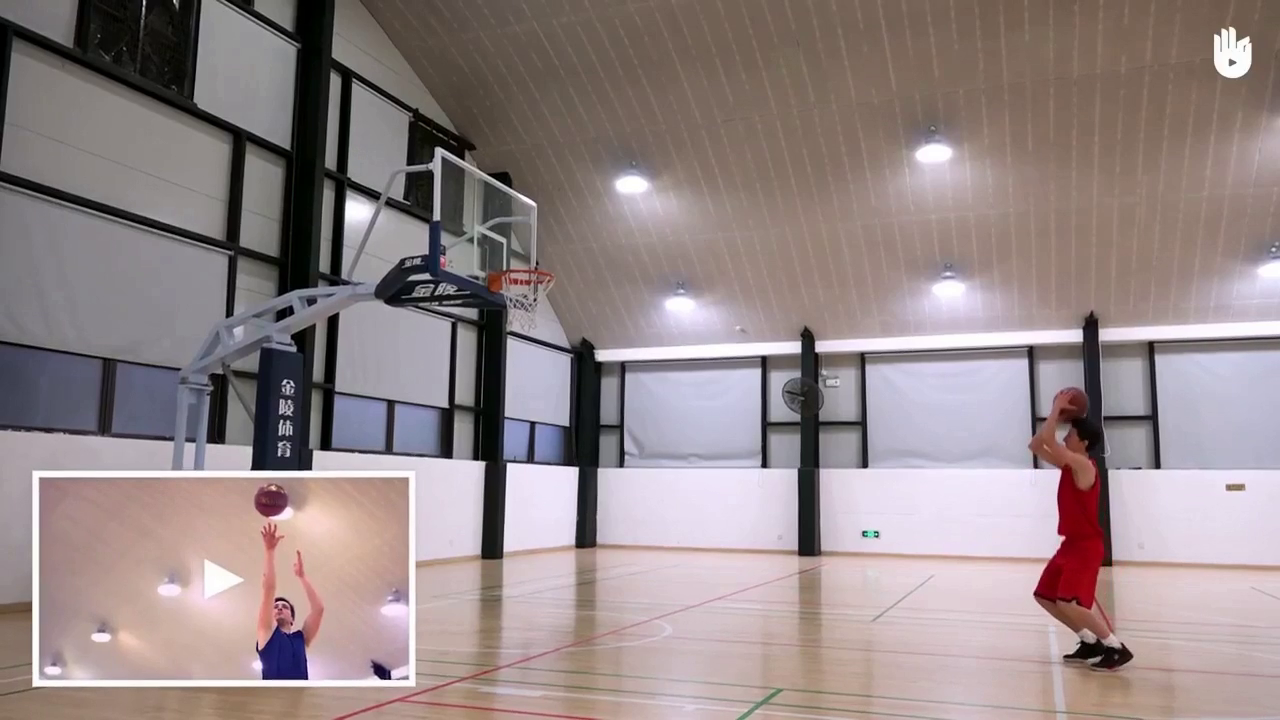
#> input picture frame 11 of bb3.mp4, 1280 x 720 px, given in place of walking.mp4, which was not available
$ python PDTEST_23_OCT.py
#> lines starting #> are read from the running program, lines starting #| are printed output that depends on the picture; pictures that were not available may be replaced by others from this repository, and a replacement may not be noted
import cv2
import imutils

# Initializing the HOG person
# detector
hog = cv2.HOGDescriptor()
hog.setSVMDetector(cv2.HOGDescriptor_getDefaultPeopleDetector())

cap = cv2.VideoCapture( r'C:\Users\HP EliteBook 840 G4\BlockVerse Assignments\walking.mp4')

while cap.isOpened():
	# Reading the video stream
	ret, image = cap.read()
#> image is the input picture: shape (720, 1280, 3); mean B, G, R 137.2, 136.4, 150.2
	if ret:
		image = imutils.resize(image,
							width=min(800, image.shape[1]))
#> image: shape (450, 800, 3)

		# Detecting all the regions
		# in the Image that has a
		# pedestrians inside it
		(regions, _) = hog.detectMultiScale(image,
											winStride=(4, 4),
											padding=(4, 4),
											scale=1.03)
#> regions = [[166, 287, 67, 135], [85, 176, 72, 143], [625, 220, 98, 195]]

		# Drawing the regions in the
		# Image
		for (x, y, w, h) in regions:
			cv2.rectangle(image, (x, y),
						(x + w, y + h),
						(0, 0, 255), 2)
#> this loop made 3 passes
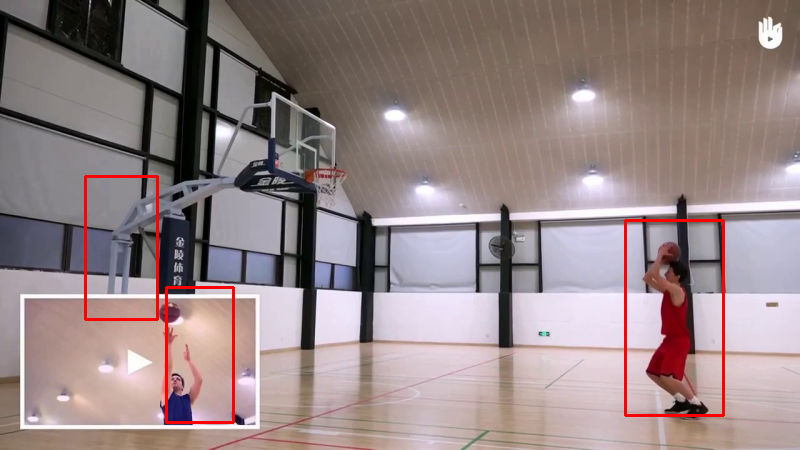
#> image: shape (450, 800, 3); mean B, G, R 135.5, 134.8, 151.3

		# Showing the output Image
		cv2.imshow("Image", image)
		if cv2.waitKey(25) & 0xFF == ord('q'):
#> (key q is pressed here)
			break
	else:
		break

cap.release()
cv2.destroyAllWindows()

$ run again, starting later in the video
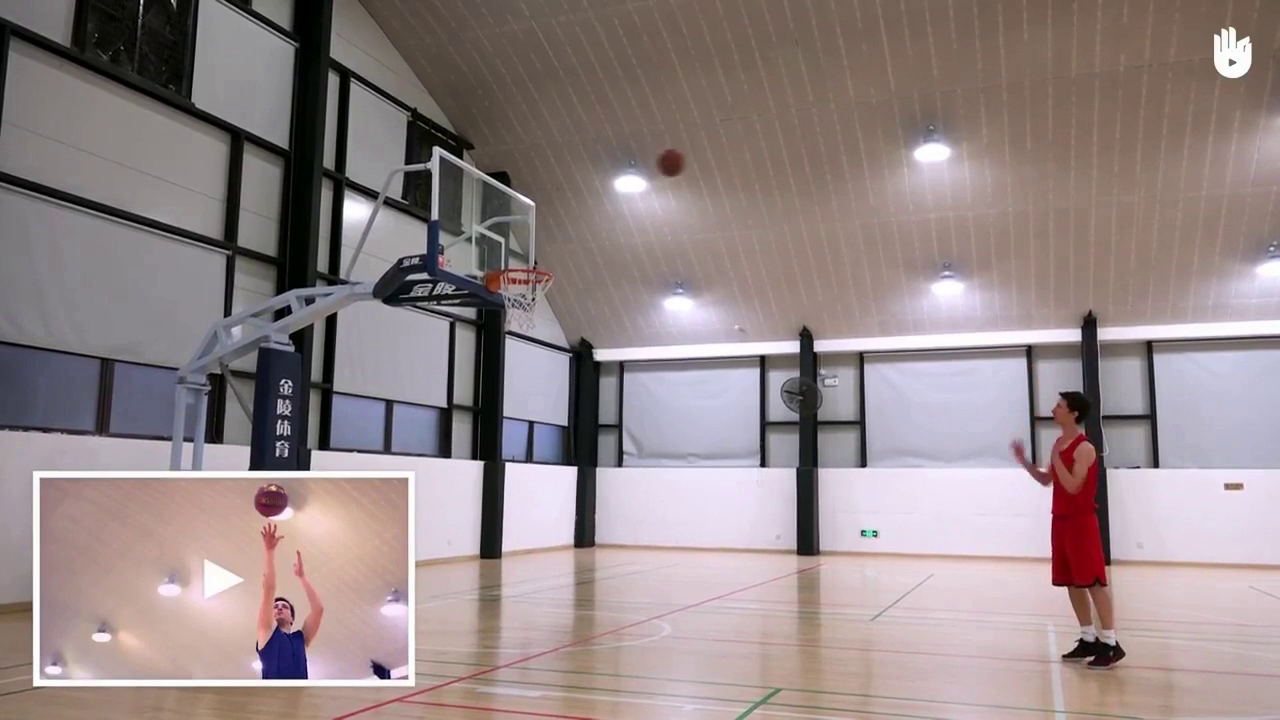
#> input picture frame 52 of bb3.mp4, 1280 x 720 px, given in place of walking.mp4, which was not available
#> image is the input picture: shape (720, 1280, 3); mean B, G, R 137.6, 136.7, 150.5
#> regions = [[165, 287, 67, 134], [626, 229, 95, 191]]
#> the loop `for (x, y, w, h) in regions:` made 2 passes
#> after the loop `for (x, y, w, h) in regions:`:
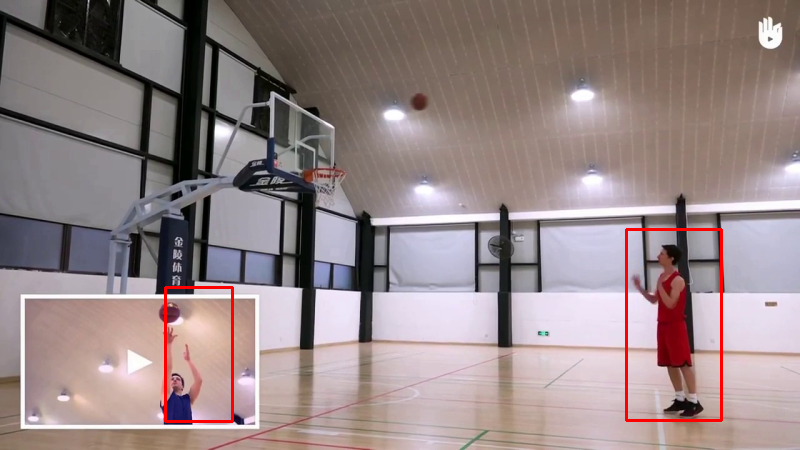
#> image: shape (450, 800, 3); mean B, G, R 136.3, 135.5, 151.2

$ run again, starting later in the video
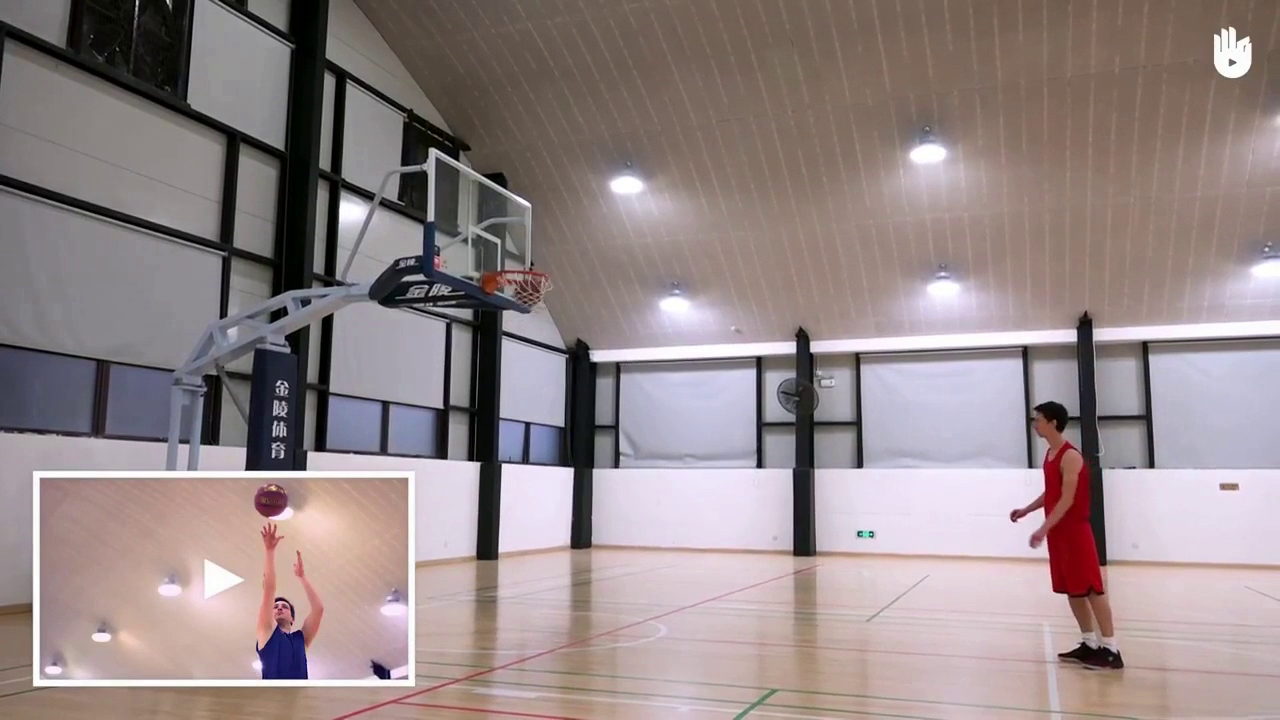
#> input picture frame 92 of bb3.mp4, 1280 x 720 px, given in place of walking.mp4, which was not available
#> image is the input picture: shape (720, 1280, 3); mean B, G, R 137.6, 136.8, 150.5
#> regions = [[618, 228, 107, 214], [567, 6, 209, 418]]
#> the loop `for (x, y, w, h) in regions:` made 2 passes
#> after the loop `for (x, y, w, h) in regions:`:
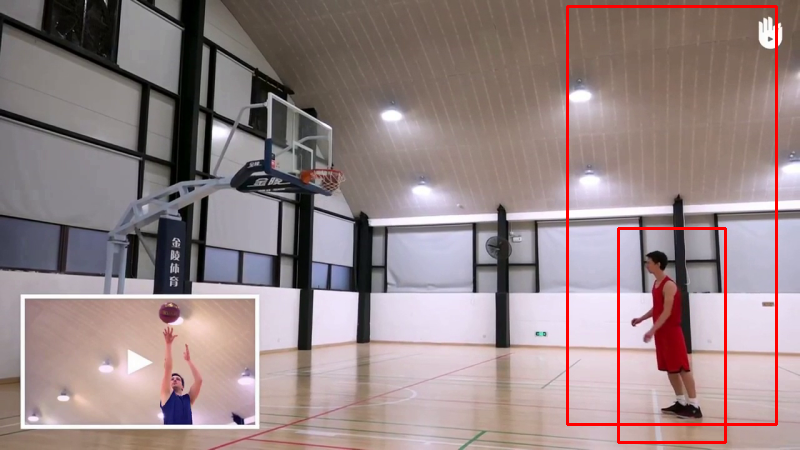
#> image: shape (450, 800, 3); mean B, G, R 135, 134.2, 151.6
